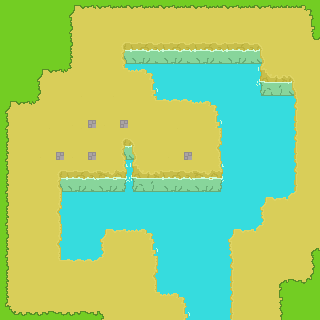

Below is a game level as drawn by its tile map, then a one-line description and the .tmx file that defines it, in full:
An orthogonal 10x10 tile map with 32x32 px tiles, 1 tile layer (Tile Layer 1).

<map version="1.0" tiledversion="1.0.3" orientation="orthogonal" renderorder="right-down" width="10" height="10" tilewidth="32" tileheight="32" nextobjectid="1">
 <tileset firstgid="1" source="Spring.tsx" />
 <layer name="Tile Layer 1" width="10" height="10">
  <data encoding="csv">
11,11,4,20,20,20,20,20,20,5,
11,11,12,6,7,7,7,7,8,19,
11,4,21,24,23,16,16,16,31,8,
4,21,28,28,24,25,23,16,16,17,
12,28,28,6,8,28,15,16,16,17,
12,6,7,32,31,7,32,16,16,17,
12,15,16,16,16,16,16,16,22,26,
12,15,16,22,23,16,16,22,26,1,
12,24,25,26,15,16,16,17,1,14,
13,2,2,3,24,23,16,17,10,11
</data>
 </layer>
</map>
